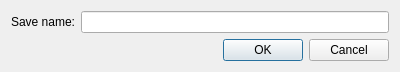
<?xml version="1.0" encoding="UTF-8"?>
<ui version="4.0">
 <class>Dialog</class>
 <widget class="QDialog" name="Dialog">
  <property name="geometry">
   <rect>
    <x>0</x>
    <y>0</y>
    <width>400</width>
    <height>72</height>
   </rect>
  </property>
  <property name="sizePolicy">
   <sizepolicy hsizetype="Minimum" vsizetype="Minimum">
    <horstretch>0</horstretch>
    <verstretch>0</verstretch>
   </sizepolicy>
  </property>
  <property name="windowTitle">
   <string>Dialog</string>
  </property>
  <layout class="QVBoxLayout" name="verticalLayout">
   <item>
    <layout class="QHBoxLayout" name="horizontalLayout">
     <item>
      <widget class="QLabel" name="label">
       <property name="text">
        <string>Save name:</string>
       </property>
      </widget>
     </item>
     <item>
      <widget class="QLineEdit" name="lineEdit">
       <property name="inputMethodHints">
        <set>Qt::ImhLatinOnly</set>
       </property>
      </widget>
     </item>
    </layout>
   </item>
   <item>
    <widget class="QDialogButtonBox" name="buttonBox">
     <property name="orientation">
      <enum>Qt::Horizontal</enum>
     </property>
     <property name="standardButtons">
      <set>QDialogButtonBox::Cancel|QDialogButtonBox::Ok</set>
     </property>
    </widget>
   </item>
  </layout>
 </widget>
 <resources/>
 <connections>
  <connection>
   <sender>buttonBox</sender>
   <signal>accepted()</signal>
   <receiver>Dialog</receiver>
   <slot>accept()</slot>
   <hints>
    <hint type="sourcelabel">
     <x>248</x>
     <y>254</y>
    </hint>
    <hint type="destinationlabel">
     <x>157</x>
     <y>274</y>
    </hint>
   </hints>
  </connection>
  <connection>
   <sender>buttonBox</sender>
   <signal>rejected()</signal>
   <receiver>Dialog</receiver>
   <slot>reject()</slot>
   <hints>
    <hint type="sourcelabel">
     <x>316</x>
     <y>260</y>
    </hint>
    <hint type="destinationlabel">
     <x>286</x>
     <y>274</y>
    </hint>
   </hints>
  </connection>
 </connections>
</ui>
